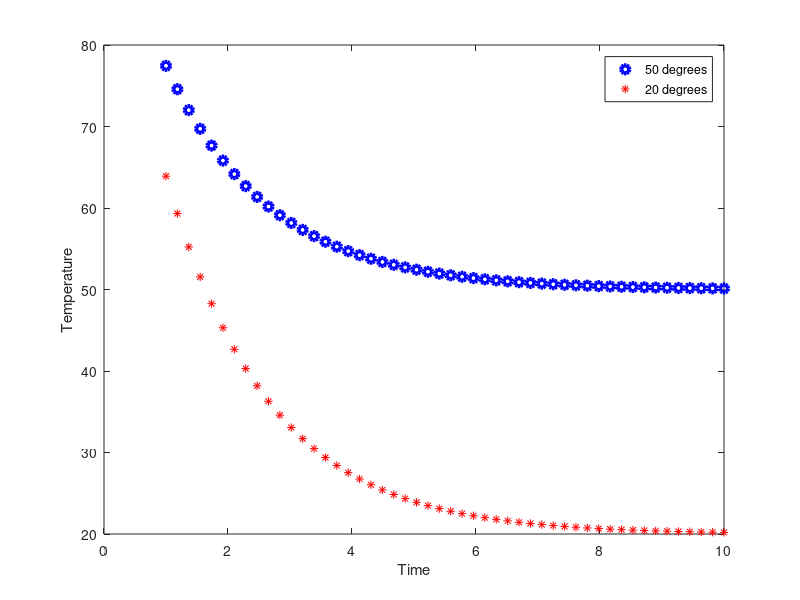

Write the MATLAB code that produced this figure.
time = linspace(1,10,50);
t1 = 50 + (100-50)*exp(-0.6*time);
t2 = 20 + (100-20)*exp(-0.6*time);

handle = plot(time,t1,'bo',time,t2,'r*');
xlabel('Time');
ylabel('Temperature');
legend('50 degrees','20 degrees','Location','NorthEast');

set(handle(1),'LineWidth',3);
